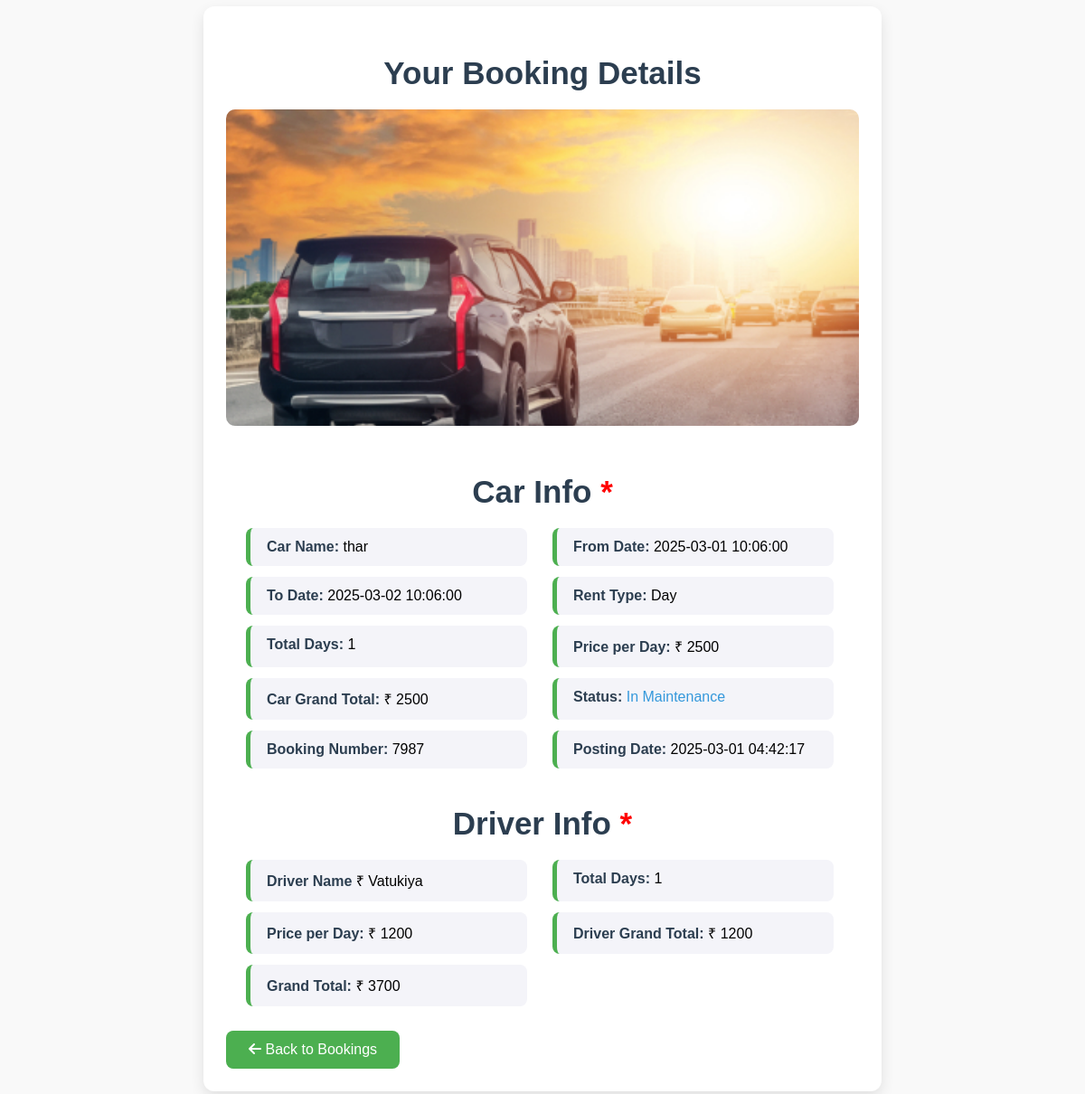
The app's page /booking_details.php?bookingno=7987 (signed in) with its own data.
### tables this page shows
CREATE TABLE IF NOT EXISTS `booking` (
  `id` int NOT NULL AUTO_INCREMENT,
  `bookingno` bigint NOT NULL,
  `userEmail` varchar(100) NOT NULL,
  `vid` int NOT NULL,
  `rent_type` varchar(255) NOT NULL,
  `FromDate` datetime NOT NULL,
  `ToDate` datetime NOT NULL,
  `message` varchar(200) NOT NULL,
  `status` int NOT NULL,
  `PostingDate` timestamp NOT NULL DEFAULT CURRENT_TIMESTAMP,
  `LastUpdationDate` timestamp NOT NULL DEFAULT CURRENT_TIMESTAMP,
  `pickup` varchar(255) NOT NULL,
  `dropoff` varchar(255) NOT NULL,
  `did` int NOT NULL,
  `dname` varchar(255) NOT NULL,
  `order_id` varchar(255) NOT NULL,
  `amount` int NOT NULL,
  `payment` int NOT NULL,
  `ReturnDate` timestamp NOT NULL,
  `is_notified` int NOT NULL,
  `new_start_date` date DEFAULT NULL,
  `new_end_date` date DEFAULT NULL,
  `modification_status` enum('pending','approved','rejected') DEFAULT NULL,
  PRIMARY KEY (`id`)
);

CREATE TABLE IF NOT EXISTS `car_list` (
  `vid` int NOT NULL AUTO_INCREMENT,
  `cname` varchar(255) NOT NULL,
  `modal` int NOT NULL,
  `chprice` int NOT NULL,
  `price` int NOT NULL,
  `no_plate` varchar(255) NOT NULL,
  `brand` varchar(255) NOT NULL,
  `image` varchar(255) NOT NULL,
  `seat` int NOT NULL,
  `fual` varchar(255) NOT NULL,
  `door` int NOT NULL,
  `en_power` varchar(255) NOT NULL,
  `en_type` varchar(255) NOT NULL,
  `break_type` varchar(255) NOT NULL,
  `fual_capacity` int NOT NULL,
  `mileage` int NOT NULL,
  `status` int NOT NULL,
  `accessories` varchar(255) NOT NULL,
  PRIMARY KEY (`vid`)
);

CREATE TABLE IF NOT EXISTS `driver` (
  `did` int NOT NULL AUTO_INCREMENT,
  `dfname` varchar(255) NOT NULL,
  `dlname` varchar(255) NOT NULL,
  `fnumber` bigint NOT NULL,
  `hprice` int NOT NULL,
  `dprice` int NOT NULL,
  `type_licence` varchar(255) NOT NULL,
  `profile` varchar(255) NOT NULL,
  `address` varchar(255) NOT NULL,
  `city` varchar(255) NOT NULL,
  `state` varchar(255) NOT NULL,
  `pin` bigint NOT NULL,
  `status` int NOT NULL,
  `created_at` timestamp NOT NULL DEFAULT CURRENT_TIMESTAMP,
  `updated_at` timestamp NULL DEFAULT NULL ON UPDATE CURRENT_TIMESTAMP,
  `licence_pdf` varchar(255) NOT NULL,
  `adhar_pdf` varchar(255) NOT NULL,
  PRIMARY KEY (`did`)
);

### booking_details.php (the view, shortened to what this page needs)
<?php
@include "include/config.php";
$booking_id = intval($_GET['bookingno']);
$sql = "SELECT reguser.*,
car_list.cname,
car_list.image,
booking.FromDate,
booking.ToDate,
booking.message,
booking.rent_type,
booking.vid,
booking.status,
booking.PostingDate,
booking.id,
booking.bookingno,
booking.userEmail,
DATEDIFF(booking.ToDate, booking.FromDate) as totalnodays,
TIMESTAMPDIFF(HOUR, booking.FromDate, booking.ToDate) AS total_hours,
car_list.price,
car_list.chprice,
(DATEDIFF(booking.ToDate, booking.FromDate) * car_list.price) AS grand_total,
 (TIMESTAMPDIFF(HOUR, booking.FromDate, booking.ToDate) * car_list.chprice) AS grand_totalh,
 (DATEDIFF(booking.ToDate, booking.FromDate) * driver.dprice) AS grand_total_day_d,
 (TIMESTAMPDIFF(HOUR, booking.FromDate, booking.ToDate) * driver.hprice) AS grand_total_hour_d,
(DATEDIFF(booking.ToDate, booking.FromDate) * driver.dprice)
+(DATEDIFF(booking.ToDate, booking.FromDate) * car_list.price) AS grand_totald,
(TIMESTAMPDIFF(HOUR, booking.FromDate, booking.ToDate) * driver.hprice)
               +(TIMESTAMPDIFF(HOUR, booking.FromDate, booking.ToDate) * car_list.chprice) AS grand_total_h,
driver.dfname,
driver.did,
driver.dprice,
driver.hprice,
driver.status as driver_status
FROM booking
JOIN car_list ON car_list.vid = booking.vid
JOIN reguser ON reguser.email = booking.userEmail
LEFT JOIN driver ON driver.did = booking.did
WHERE booking.bookingno = '$booking_id'";
$result = mysqli_query($conn, $sql);
$row = mysqli_fetch_assoc($result);
?>
<!DOCTYPE html>
<html lang="en">
<head>
    <link rel="stylesheet" href="https://cdnjs.cloudflare.com/ajax/libs/font-awesome/6.5.1/css/all.min.css">
</head>
<body>
    <div class="booking-details-container">
        <h2>Your Booking Details</h2>
        <div class="booking-info">
            <img src="admin/img/<?php echo explode(',', $row['image'])[0]; ?>" alt="Car Image" class="booking-img">
            <h2>Car Info <span style="color: red;">*</span></h2>
            <div class="detail">
                <div class="info-box">
                    <p><strong>Car Name:</strong> <?php echo $row['cname']; ?></p>
                </div>
                <div class="info-box">
                    <p><strong>From Date:</strong> <?php echo $row['FromDate']; ?></p>
                </div>
                <div class="info-box">
                    <p><strong>To Date:</strong> <?php echo $row['ToDate']; ?></p>
                </div>
                <div class="info-box">
                    <p><strong>Rent Type:</strong>
                        <?php echo $row['rent_type']; ?></p>
                </div>
                <?php if ($row['rent_type'] == 'Day') { ?>
                    <div class="info-box">
                        <p><strong>Total Days:</strong>
                            <?php echo $row['totalnodays']; ?></p>
                    </div>
                    <div class="info-box">
                        <p><strong>Price per Day:</strong> &#8377;
                            <?php echo $row['price']; ?></p>
                    </div>
                    <div class="info-box">
                        <p><strong>Car Grand Total:</strong> &#8377;
                            <?php echo $row['grand_total']; ?></p>
                    </div>
                <?php  } ?>
                <div class="info-box">
                    <p><strong>Status:</strong> <span class="<?php
                                                                echo ($row['status'] == 0) ? 'status-in-progress' : (($row['status'] == 1) ? 'status-success' : (($row['status'] == 2) ? 'status-rejected' : 'status-maintenance'));
                                                                ?>">
                            <?php
                            echo ($row['status'] == 0) ? 'In Progress' : (($row['status'] == 1) ? 'Success' : (($row['status'] == 2) ? 'Rejected' : 'In Maintenance'));
                            ?></span></p>
                </div>
                <div class="info-box">
                    <p><strong>Booking Number:</strong> <?php echo $row['bookingno']; ?></p>
                </div>
                <div class="info-box">
                    <p><strong>Posting Date:</strong> <?php echo $row['PostingDate']; ?></p>
                </div>
            </div>
            <?php if ($row['did']) { ?>
                <h2>Driver Info <span style="color: red;">*</span></h2>
                <div class="booking-info">
                <div class="detail">
                <div class="info-box">
                        <p><strong>Driver Name</strong> &#8377;
                            <?php echo $row['dfname']; ?></p>
                    </div>
                    <?php if ($row['rent_type'] == 'Day') { ?>
                        <div class="info-box">
                            <p><strong>Total Days:</strong>
                                <?php echo $row['totalnodays']; ?></p>
                        </div>
                        <div class="info-box">
                            <p><strong>Price per Day:</strong> &#8377;
                                <?php echo $row['dprice']; ?></p>
                        </div>
                        <div class="info-box">
                            <p><strong>Driver Grand Total:</strong> &#8377;
                                <?php echo $row['grand_total_day_d']; ?></p>
                        </div>
                        <div class="info-box">
                        <p><strong> Grand Total:</strong> &#8377;
                            <?php echo $row['grand_totald']; ?></p>
                    </div>
                    <?php } ?>
                </div>
                    </div>
        </div>
    <?php } ?>
    <a href="my_booking.php" class="back-btn"><i class="fas fa-arrow-left"></i> Back to Bookings</a>
    </div>
</body>
</html>

### booking_details.php (style rules this page uses)
body { font-family: 'Poppins', sans-serif; margin: 0; padding: 0; background-color: #f9f9f9; color: #333; }
.booking-details-container { max-width: 700px; margin: 40px auto; background: #ffffff; border-radius: 12px; box-shadow: 0 6px 15px rgba(0, 0, 0, 0.1); padding: 25px; margin-top: 7px; overflow: hidden; }
h2 { text-align: center; color: #2c3e50; margin-bottom: 20px; font-size: 35px; }
.booking-info img { width: 100%; max-height: 350px; object-fit: cover; border-radius: 10px; margin-bottom: 20px; }
.detail { display: flex; flex-wrap: wrap; margin-left: 22px; }
.info-box { background-color: #f4f4f9; padding: 12px 18px; border-radius: 8px; margin-bottom: 12px; border-left: 5px solid #4CAF50; width: 270px; margin-right: 28px; }
.info-box p { margin: 0; font-size: 16px; color: #000; }
.info-box strong { color: #2c3e50; }
a.back-btn { display: inline-block; margin-top: 15px; background-color: #4CAF50; color: white; padding: 12px 25px; text-decoration: none; border-radius: 8px; text-align: center; transition: background-color 0.3s ease; }
.status-maintenance { color: #3498db; }

### records on screen
booking: vid.cname "thar", FromDate "2025-03-01 10:06:00", ToDate "2025-03-02 10:06:00", rent_type "Day", vid.price "2500", bookingno "7987", PostingDate "2025-03-01 04:42:17", did.dfname "Vatukiya", did.dprice "1200"

### other values on screen
$row['totalnodays'] "1"
$row['grand_total'] "2500"
$row['grand_total_day_d'] "1200"
$row['grand_totald'] "3700"
